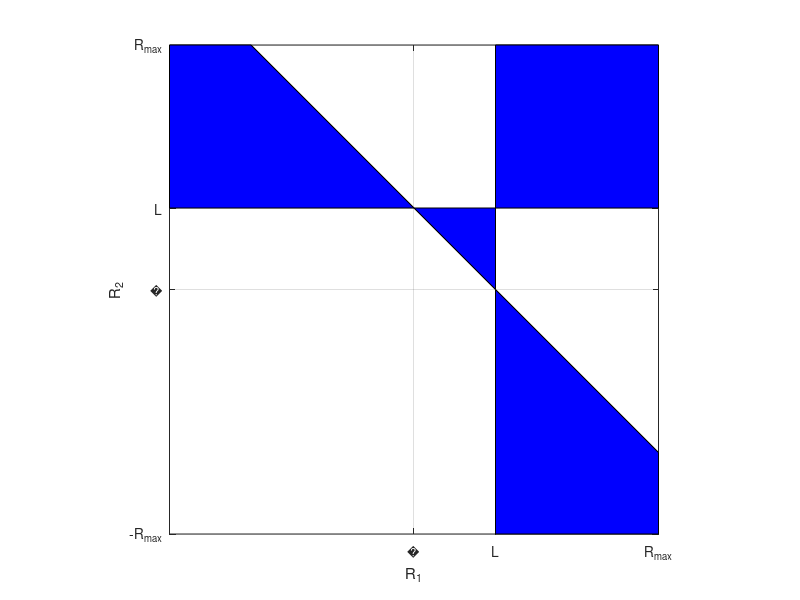

This chart was generated by the following MATLAB code:
%%
% Map useful values for R1, R2 vs L based on equations
Rmax = 3;
L = 1;
x1 = [L L Rmax Rmax L];
y1 = [0 -Rmax -Rmax L-Rmax 0];
x2 = [L L 0 L];
y2 = [0 L L 0];
x3 = [L Rmax Rmax L L];
y3 = [L L Rmax Rmax L];
x4 = y1;
y4 = x1;

clf;
fill(x1,y1,'b');
hold on;
fill(x2,y2,'b');
fill(x3,y3,'b');
fill(x4,y4,'b');
hold off;
set(gca,'xtick',[0 L Rmax],'XTickLabel', {0, 'L', 'R_{max}'});
set(gca,'ytick',[-Rmax 0 L Rmax], 'YTickLabel', {'-R_{max}', 0, 'L', 'R_{max}'});
set(gca,'DataAspectRatio',[1 1 1]);
xlabel('R_1');
ylabel('R_2');
grid;